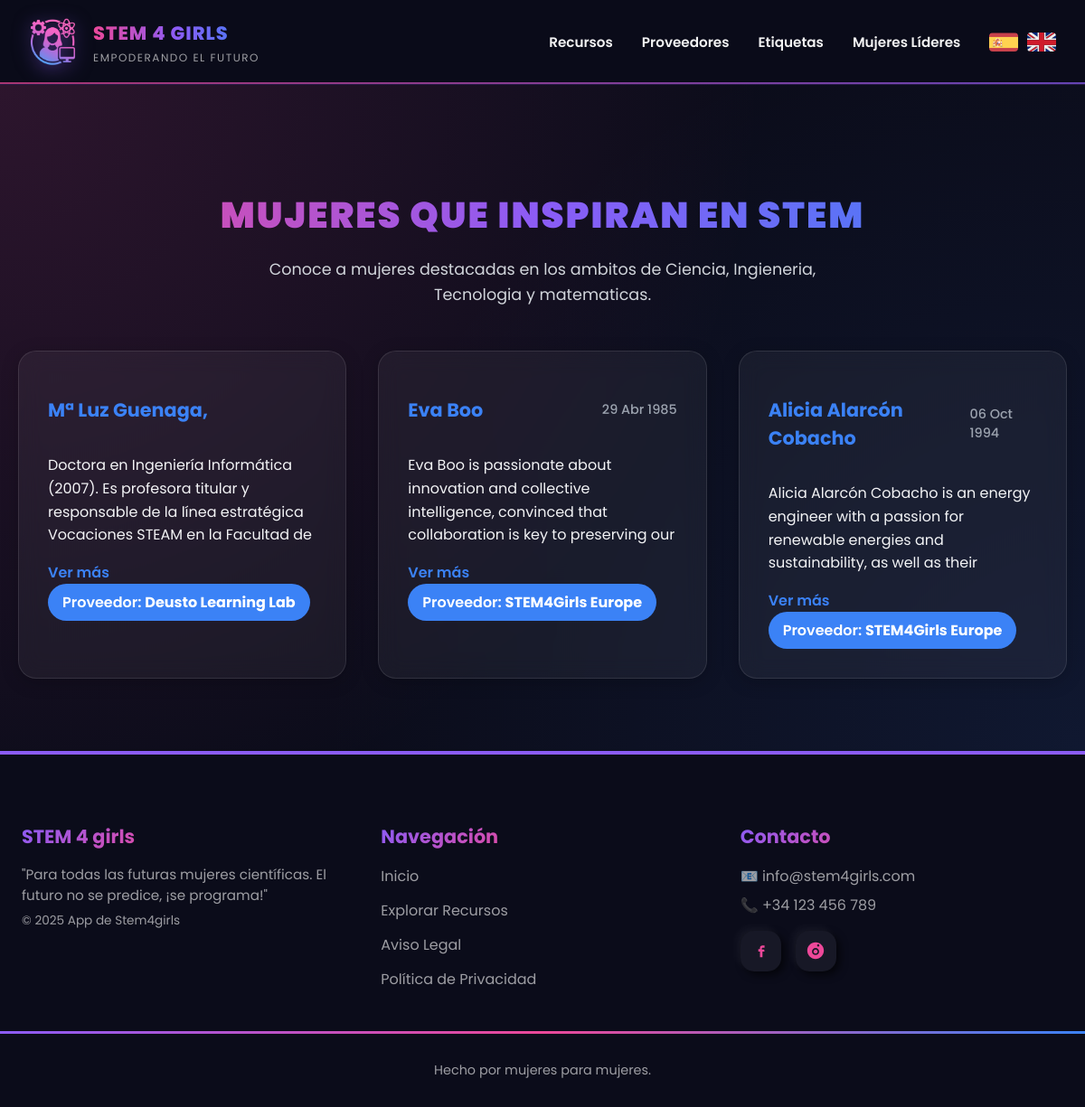
The page /appstem4girls/mujeres_lideres/ on the database as committed earlier.
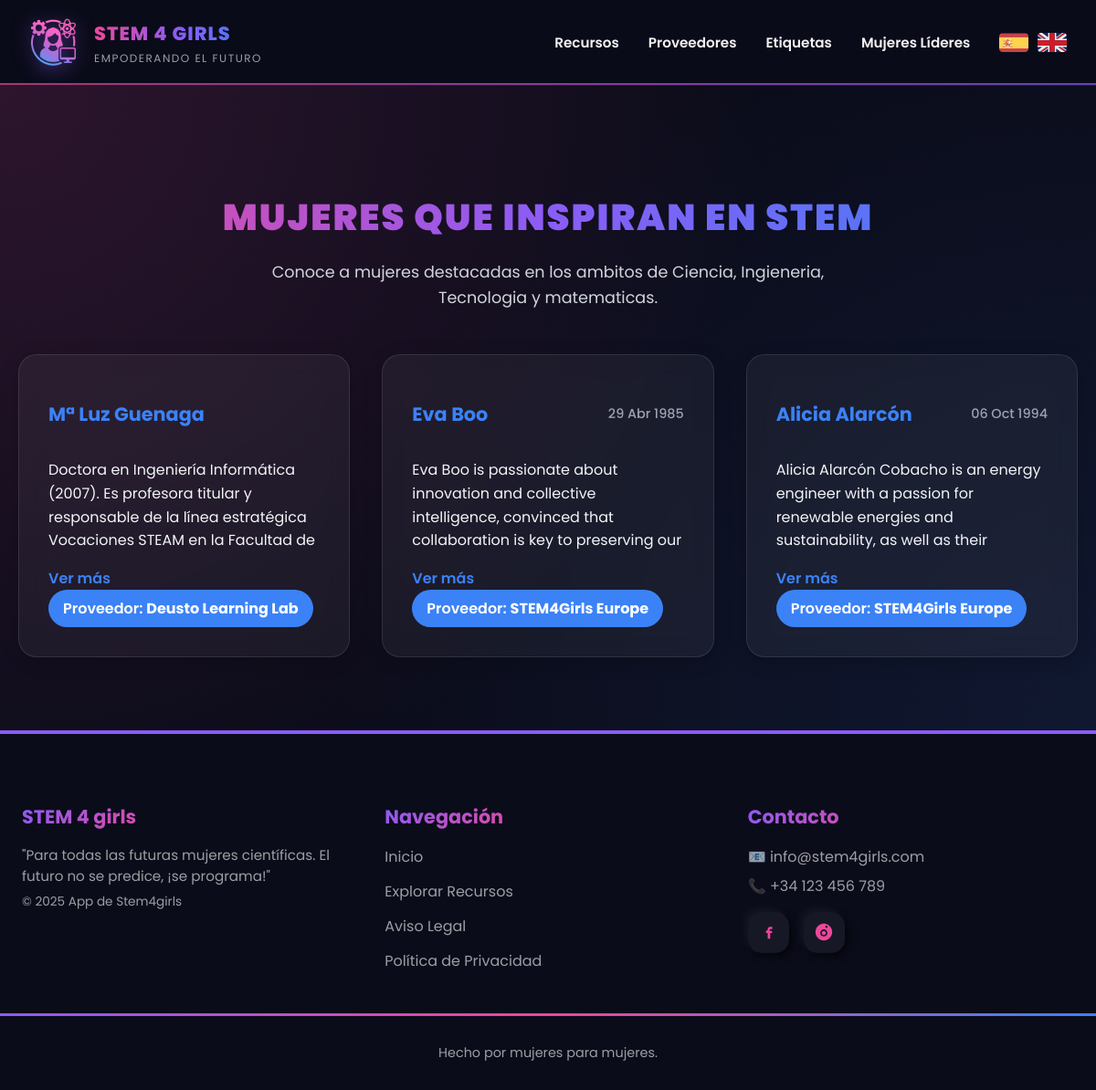
The same page on the database as committed later.
### appstem4girls/models.py (models this page shows, shortened)
class Mujeres(models.Model):
    nombre = models.CharField(max_length=100)
    descripcion = models.TextField(blank=True)
    proveedor = models.ForeignKey(Proveedor, on_delete=models.CASCADE, related_name='mujer_proveedor', null=True)
    fecha_NCTO= models.DateField(null=True, blank=True)

class Proveedor(models.Model):
    nombre = models.CharField(max_length=100)
    descripcion = models.TextField()
    ciudad = models.CharField(max_length=150, blank=True)
    direccion = models.CharField(max_length=200, blank=True)
    telefono = models.CharField(max_length=20, blank=True)
    email = models.EmailField(blank=True)
    web = models.URLField(blank=True, null=True)

### appstem4girls/views.py (the view)
# urls.py: path('mujeres_lideres/', views.mujeres_lideres, name='mujeres_lideres'),
def mujeres_lideres(request, ):
    mujeres = Mujeres.objects.all().order_by('fecha_NCTO')
    context = {
        'mujeres': mujeres
    }
    return render(request, 'mujeres_lideres.html', context)

### appstem4girls/templates/mujeres_lideres.html (shortened to what this page needs)
{% extends "base.html" %}
{% load static %}
{% load i18n %}
{% block extra_css %}
<link rel="stylesheet" href="{% static 'css/mujeres.css' %}">
{% endblock %}
{% block contenido %}
<section class="mujeres_section">
    <div class="info_mujeres">
        <h1 id="mujeres-tit">{% trans "Mujeres que inspiran en STEM" %}</h1>
        <p class="subtitle">{% trans "Conoce a mujeres destacadas en los ambitos de Ciencia, Ingieneria, Tecnologia y matematicas." %}</p>
    </div>
    {% if mujeres %}
    <div class="mujeres_grid">
        {% for mujer in mujeres %}
            <div class="mujer_card">
                <div class="card_header">
                    <h2 class="mujer_nombre">{{ mujer.nombre }}</h2>
                    {% if mujer.fecha_NCTO %}
                        <span class="mujer_fecha">
                            {{ mujer.fecha_NCTO|date:"d M Y" }}
                        </span>
                    {% endif %}
                </div>
                <div class="card_body">
                    <p class="mujer_descripcion">
                        {{ mujer.descripcion}}
                    </p>
                    <label for="toggle-{{ forloop.counter }}" class="ver-mas-btn">Ver más</label>
                    {% if mujer.proveedor %}
                        <a href="{% url 'detalle_proveedor' mujer.proveedor.id %}" class="btn_detalle">
                            Proveedor: <strong>{{ mujer.proveedor.nombre }}</strong>
                        </a>
                    {% endif %}
                </div>
            </div>
        {% endfor %}
    </div>
    {% else %}
        <p class="no-data">No hay mujeres registradas aún.</p>
    {% endif %}
</section>
{% endblock %}

Rows that differ between the two databases and show on the page:
changed Mujeres "Deusto Learning Lab": nombre "Mª Luz Guenaga," → "Mª Luz Guenaga"
changed Mujeres: nombre "Alicia Alarcón Cobacho" → "Alicia Alarcón"
